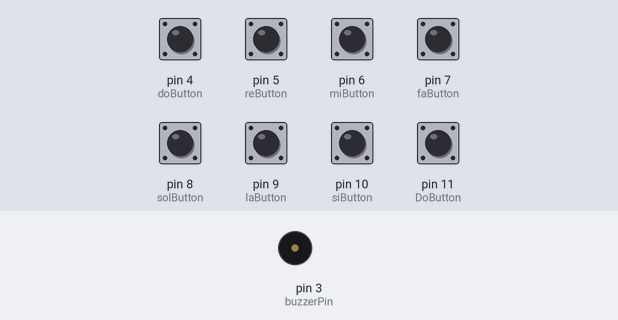
Recording of a sketch running on a simulated Arduino Uno, built with avr-gcc and run on an emulated ATmega328P. On the bench: buzzer (waves = sounding). The inputs (shaded band) are chosen by the test bench; at power-on: pin 4 (doButton), pin 5 (reButton), pin 6 (miButton), pin 7 (faButton), pin 8 (solButton), pin 9 (laButton), pin 10 (siButton), pin 11 (DoButton) LOW.

Above: at 1.2 s.
1.3 s: pin 4 (doButton) pulled HIGH for 0.15 s
At 1.37 s:
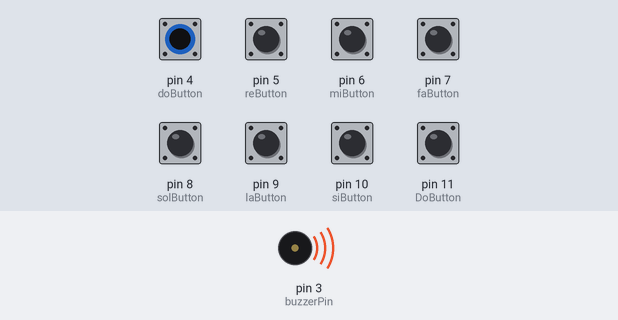
Timing chart, 0 to 4.3 s (numbered marks = the images above; inputs shaded):
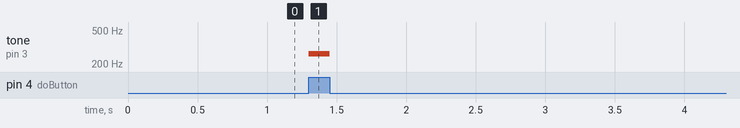

The sketch:

BuzzerPiano.ino
```cpp
/*
* Notalarin Frekanslari
* Do = 262 Hz
* Re = 294 Hz
* Mi = 330 Hz
* Fa = 349 Hz
* Sol = 392 Hz
* La = 440 Hz
* Si = 494 Hz
* Do(Kalin) = 523 Hz
*/
int buzzerPin = 3;
int doButton = 4;
int reButton = 5;
int miButton = 6;
int faButton = 7;
int solButton = 8;
int laButton = 9;
int siButton = 10;
int DoButton = 11;

//Daha kolay olmasi icin hepsini bir fonksiyon yaptik
void doPlay(){
  tone(buzzerPin,262,1000);
}
void rePlay(){
  tone(buzzerPin,294,1000);
}
void miPlay(){
  tone(buzzerPin,330,1000);
}
void faPlay(){
  tone(buzzerPin,349,1000);
}
void solPlay(){
  tone(buzzerPin,392,1000);
}
void laPlay(){
  tone(buzzerPin,440,1000);
}
void siPlay(){
  tone(buzzerPin,494,1000);
}
void DoPlay(){
  tone(buzzerPin,523,1000);
}
void setup() {

  pinMode(buzzerPin,OUTPUT);
  pinMode(doButton,INPUT);
  pinMode(reButton,INPUT);
  pinMode(miButton,INPUT);
  pinMode(faButton,INPUT);
  pinMode(solButton,INPUT);
  pinMode(laButton,INPUT);
  pinMode(siButton,INPUT);
  pinMode(DoButton,INPUT);
}

void loop() {
   if (digitalRead(doButton) == HIGH)       doPlay();
  else if (digitalRead(reButton) == HIGH)  rePlay();
  else if (digitalRead(miButton) == HIGH)  miPlay();
  else if (digitalRead(faButton) == HIGH)  faPlay();
  else if (digitalRead(solButton) == HIGH) solPlay();
  else if (digitalRead(laButton) == HIGH)  laPlay();
  else if (digitalRead(siButton) == HIGH)  siPlay();
  else if (digitalRead(DoButton) == HIGH)  DoPlay();
  else noTone(buzzerPin);  // Hiçbir tuşa basılmadıysa sesi kes
}
```

Measured:
- after the input at 1.3 s, tone on pin 3 (buzzerPin): silent → 262 Hz at once, → silent 0.15 s later
